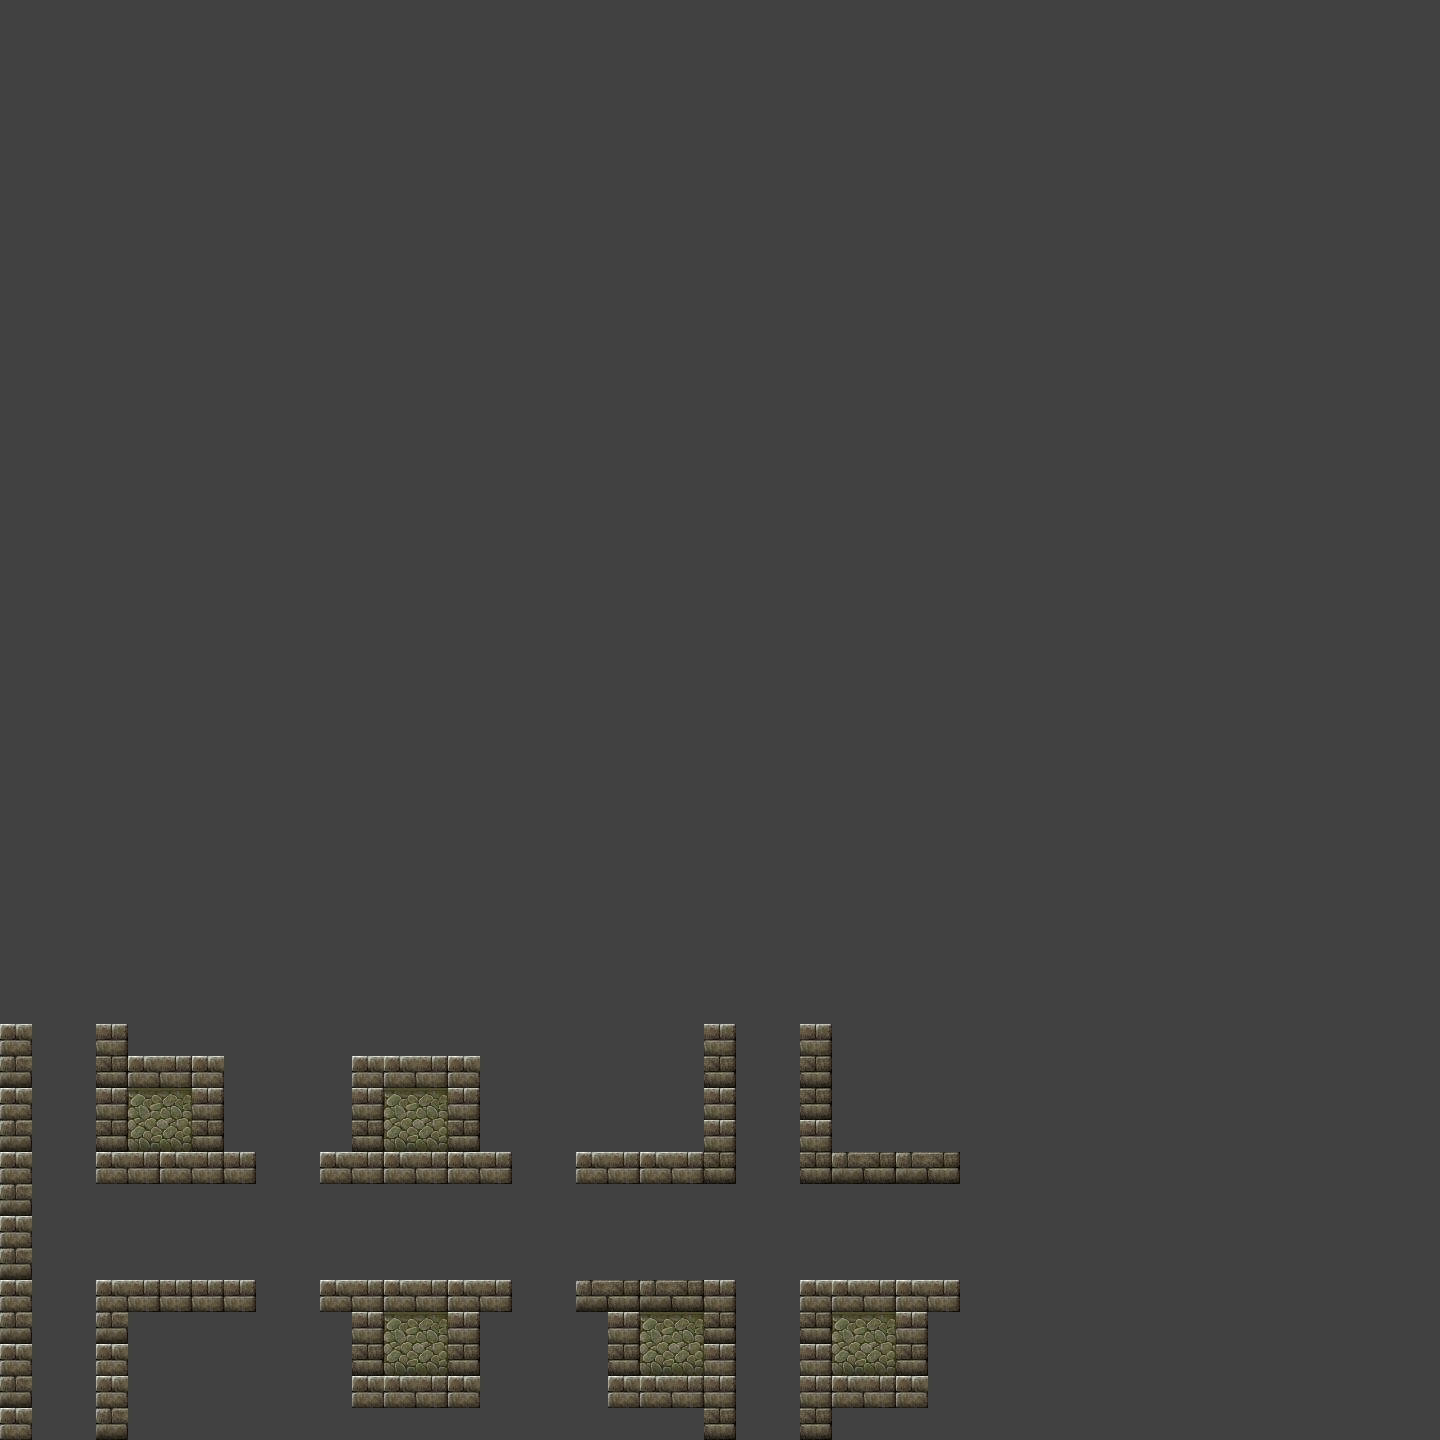

This is a level from a 2D game, rendered from its Tiled map with the project's own tilesets. A one-line summary and the map file follow, with tile-layer data summarised:
An orthogonal 45x45 tile map with 32x32 px tiles, 3 tile layers (obtacles, items, pattern), 2 tilesets.

<map version="1.0" orientation="orthogonal" width="45" height="45" tilewidth="32" tileheight="32" backgroundcolor="#414141">
 <properties>
  <property name="bonusCount" value="6" />
  <property name="coinsCount" value="8" />
  <property name="points1" value="500" />
  <property name="points2" value="700" />
  <property name="points3" value="900" />
  <property name="startTime" value="20" />
  <property name="timeBonus" value="10" />
 </properties>
 <tileset firstgid="1" name="items" tilewidth="32" tileheight="32">
  <image source="items.png" width="256" height="256" />
  <tile id="10">
   <properties>
    <property name="brick" value="" />
   </properties>
  </tile>
  <tile id="56">
   <properties>
    <property name="timeBonus" value="" />
   </properties>
  </tile>
  <tile id="57">
   <properties>
    <property name="lock" value="" />
   </properties>
  </tile>
  <tile id="58">
   <properties>
    <property name="key" value="" />
   </properties>
  </tile>
  <tile id="59">
   <properties>
    <property name="diamond" value="" />
   </properties>
  </tile>
  <tile id="60">
   <properties>
    <property name="star" value="" />
   </properties>
  </tile>
  <tile id="61">
   <properties>
    <property name="exit" value="" />
   </properties>
  </tile>
  <tile id="62">
   <properties>
    <property name="enter" value="" />
   </properties>
  </tile>
 </tileset>
 <tileset firstgid="65" name="terrain" tilewidth="32" tileheight="32">
  <image source="terrain.png" width="512" height="480" />
 </tileset>
 <layer name="obtacles" width="45" height="45">
  <data>[2025 cells, 0 non-empty, 0 distinct tile ids]</data>
 </layer>
 <layer name="items" width="45" height="45">
  <data>[2025 cells, 0 non-empty, 0 distinct tile ids]</data>
 </layer>
 <layer name="pattern" width="45" height="45">
  <properties>
   <property name="pattern" value="15" />
  </properties>
  <data>[2025 cells, 130 non-empty, 8 distinct tile ids]</data>
 </layer>
</map>
